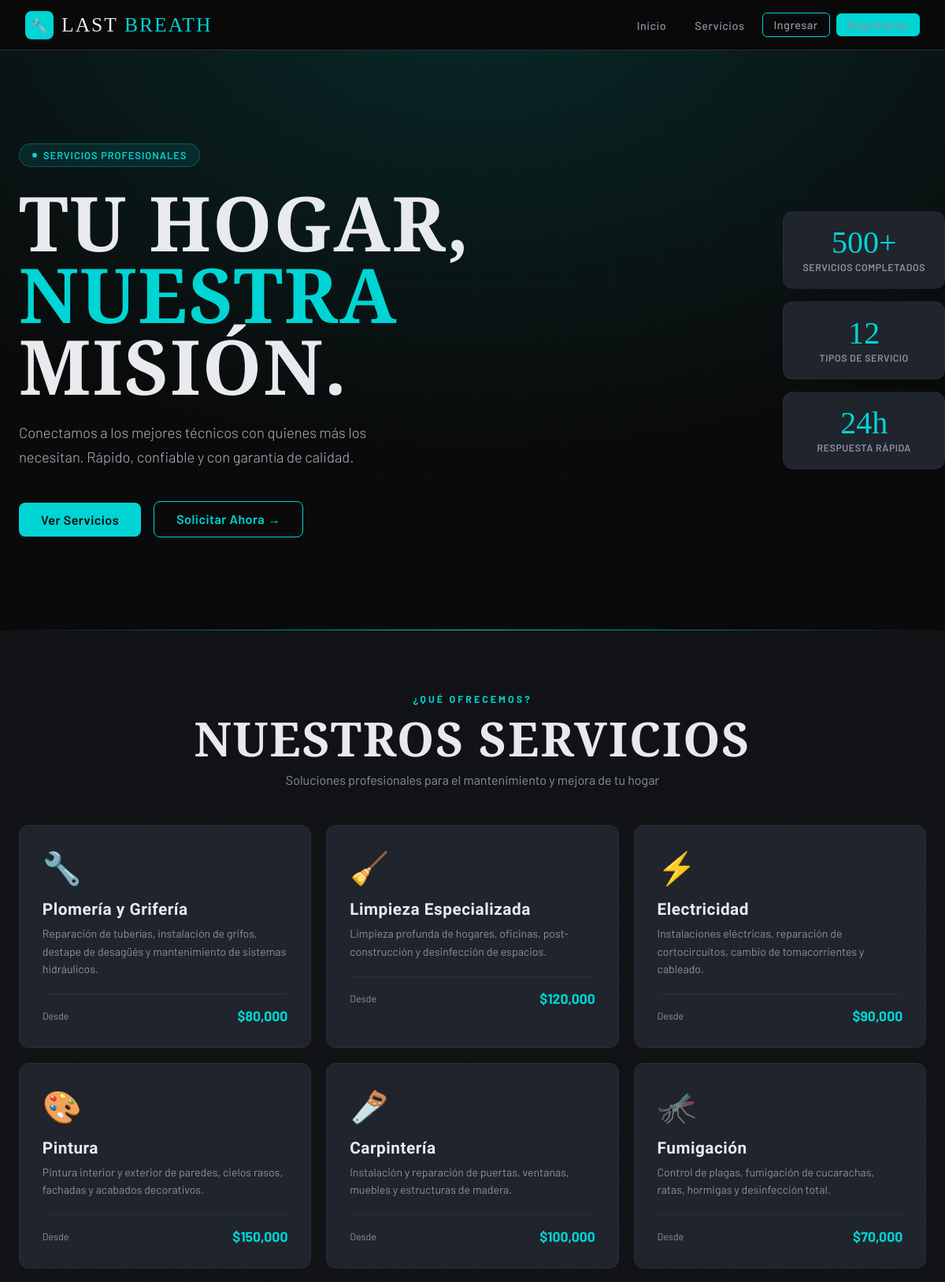
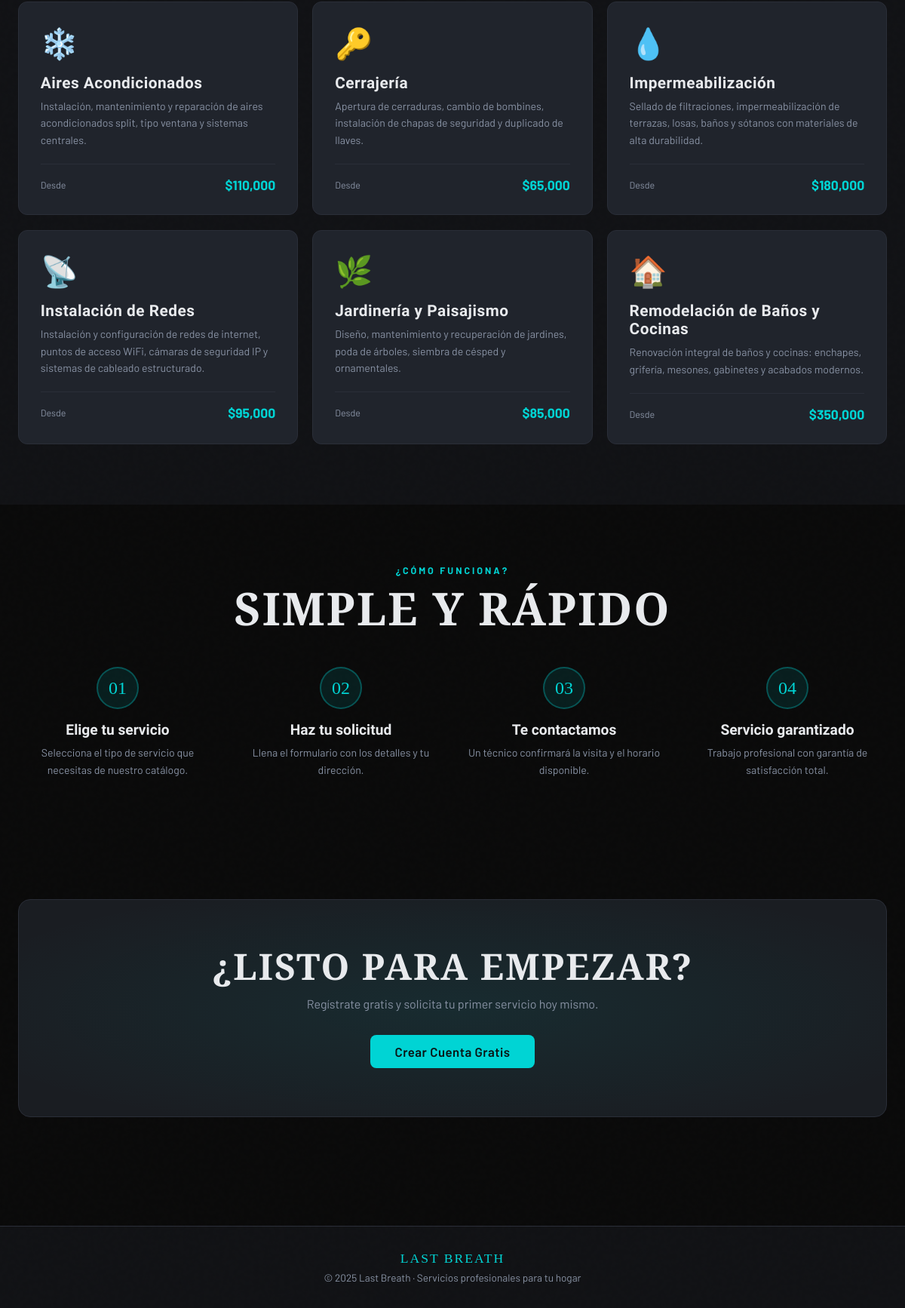
The page / on the database its author committed (2 pictures, top to bottom).
### tables this page shows
CREATE TABLE servicios (
            id INTEGER PRIMARY KEY AUTOINCREMENT,
            nombre TEXT NOT NULL,
            descripcion TEXT,
            icono TEXT,
            precio_base REAL DEFAULT 0,
            disponible INTEGER DEFAULT 1
        );

### src/controllers/web_controller.py (the view)
def index():
    conn = get_db()
    servicios = [dict(r) for r in conn.execute(
        "SELECT * FROM servicios WHERE disponible=1"
    ).fetchall()]
    conn.close()
    return render_template('index.html', servicios=servicios)

### src/config/database.py (called while the page is built)
def get_db():
    conn = sqlite3.connect(DB_PATH)
    conn.row_factory = sqlite3.Row
    conn.execute("PRAGMA foreign_keys = ON")
    return conn

### src/config/logger.py (called while the page is built)
def log_request(method: str, url: str, status: int, duration_ms: float, ip: str, user_agent: str):
    import json
    logger.debug(json.dumps({
        "type": "http",
        "method": method,
        "url": url,
        "status": status,
        "duration": f"{duration_ms:.1f}ms",
        "ip": ip,
        "user_agent": user_agent
    }))

### templates/index.html (shortened to what this page needs)
{% extends "base.html" %}
{% block content %}
<section class="hero">
    <div class="hero-grid"></div>
    <div class="container" style="position:relative;z-index:1; display:flex; justify-content:space-between; align-items:center; width:100%;">
        <div class="hero-content">
            <div class="hero-tag">Servicios Profesionales</div>
            <h1>
                TU HOGAR,<br>
                <span class="line-accent">NUESTRA</span><br>
                MISIÓN.
            </h1>
            <p>Conectamos a los mejores técnicos con quienes más los necesitan. Rápido, confiable y con garantía de calidad.</p>
            <div class="hero-cta">
                <a href="/servicios" class="btn btn-primary">Ver Servicios</a>
                <a href="/solicitar" class="btn btn-outline">Solicitar Ahora →</a>
            </div>
        </div>
        <div class="hero-stats">
            <div class="stat-card">
                <div class="num">500+</div>
                <div class="label">Servicios Completados</div>
            </div>
            <div class="stat-card">
                <div class="num">12</div>
                <div class="label">Tipos de Servicio</div>
            </div>
            <div class="stat-card">
                <div class="num">24h</div>
                <div class="label">Respuesta Rápida</div>
            </div>
        </div>
    </div>
</section>
<section class="section" style="background: var(--dark);">
    <div class="container">
        <div class="section-header">
            <div class="section-label">¿Qué ofrecemos?</div>
            <h2>NUESTROS SERVICIOS</h2>
            <p class="sub">Soluciones profesionales para el mantenimiento y mejora de tu hogar</p>
        </div>
        <div class="services-grid">
            {% for servicio in servicios %}
            <a href="/solicitar?servicio_id={{ servicio.id }}" class="service-card">
                <span class="service-icon">{{ servicio.icono }}</span>
                <h3>{{ servicio.nombre }}</h3>
                <p>{{ servicio.descripcion }}</p>
                <div class="service-price">
                    <span class="price-label">Desde</span>
                    <span class="price-value">${{ "{:,.0f}".format(servicio.precio_base) }}</span>
                </div>
            </a>
            {% endfor %}
        </div>
    </div>
</section>
<section class="section">
    <div class="container">
        <div class="section-header">
            <div class="section-label">¿Cómo funciona?</div>
            <h2>SIMPLE Y RÁPIDO</h2>
        </div>
        <div class="steps">
            <div class="step">
                <div class="step-num">01</div>
                <h3>Elige tu servicio</h3>
                <p>Selecciona el tipo de servicio que necesitas de nuestro catálogo.</p>
            </div>
            <div class="step">
                <div class="step-num">02</div>
                <h3>Haz tu solicitud</h3>
                <p>Llena el formulario con los detalles y tu dirección.</p>
            </div>
            <div class="step">
                <div class="step-num">03</div>
                <h3>Te contactamos</h3>
                <p>Un técnico confirmará la visita y el horario disponible.</p>
            </div>
            <div class="step">
                <div class="step-num">04</div>
                <h3>Servicio garantizado</h3>
                <p>Trabajo profesional con garantía de satisfacción total.</p>
            </div>
        </div>
    </div>
</section>
<section class="section">
    <div class="container">
        <div class="cta-section">
            <h2>¿LISTO PARA EMPEZAR?</h2>
            <p>Regístrate gratis y solicita tu primer servicio hoy mismo.</p>
            <a href="/registro" class="btn btn-primary" style="font-size:1.05rem;padding:12px 32px;">
                Crear Cuenta Gratis
            </a>
        </div>
    </div>
</section>
{% endblock %}

### templates/base.html (shortened to what this page needs)
<!DOCTYPE html>
<html lang="es">
<head>
</head>
<body>
    <nav class="navbar">
        <a href="/" class="nav-brand">
            <div class="icon">🔧</div>
            <span class="name">LAST<span> BREATH</span></span>
        </a>
        <ul class="nav-links">
            <li><a href="/">Inicio</a></li>
            <li><a href="/servicios">Servicios</a></li>
            {% if session.get('user_id') %}
            <li><a href="/mis-solicitudes">Mis Solicitudes</a></li>
            <li><a href="/solicitar" class="btn btn-primary">Solicitar</a></li>
            <li><a href="/logout" class="btn btn-ghost">Salir</a></li>
            {% else %}
            <li><a href="/login" class="btn btn-outline">Ingresar</a></li>
            <li><a href="/registro" class="btn btn-primary">Registrarse</a></li>
            {% endif %}
        </ul>
    </nav>
    <main>
        {% block content %}{% endblock %}
    </main>
    <footer>
        <div class="brand">LAST BREATH</div>
        <p style="margin-top:6px">© 2025 Last Breath · Servicios profesionales para tu hogar</p>
    </footer>
</body>
</html>

### templates/base.html (style rules this page uses)
:root { --black: #0a0a0a; --dark: #111215; --surface: #1a1d22; --card: #20242c; --border: #2a2e38; --cyan: #00d4d4; --cyan-dim: #00a8a8; --amber: #f5a623; --green: #2ecc71; --red: #e74c3c; --text: #e8eaed; --muted: #8892a4; --light-muted: #b0b8c8; }
* { margin: 0; padding: 0; box-sizing: border-box; }
body { font-family: 'Barlow', sans-serif; background: var(--black); color: var(--text); min-height: 100vh; overflow-x: hidden; }
.navbar { background: rgba(10,10,10,0.95); backdrop-filter: blur(20px); border-bottom: 1px solid var(--border); padding: 0 2rem; height: 64px; display: flex; align-items: center; justify-content: space-between; position: sticky; top: 0; z-index: 100; }
.nav-brand { display: flex; align-items: center; gap: 10px; text-decoration: none; }
.nav-brand .icon { width: 36px; height: 36px; background: var(--cyan); border-radius: 8px; display: flex; align-items: center; justify-content: center; font-size: 18px; }
.nav-brand .name { font-family: 'Playfair Display', 'Times New Roman', Georgia, serif; font-size: 1.6rem; letter-spacing: 2px; color: var(--text); }
.nav-brand .name span { color: var(--cyan); }
.nav-links { display: flex; align-items: center; gap: 0.5rem; list-style: none; }
.nav-links a { color: var(--muted); text-decoration: none; font-weight: 500; font-size: 0.9rem; letter-spacing: 0.5px; padding: 6px 14px; border-radius: 6px; transition: all 0.2s; }
.btn { display: inline-flex; align-items: center; gap: 6px; padding: 8px 20px; border-radius: 8px; font-family: 'Barlow', sans-serif; font-weight: 600; font-size: 0.9rem; letter-spacing: 0.5px; cursor: pointer; border: none; text-decoration: none; transition: all 0.2s; }
.btn-primary { background: var(--cyan); color: var(--black); }
.btn-outline { background: transparent; color: var(--cyan); border: 1px solid var(--cyan); }
.container { max-width: 1200px; margin: 0 auto; padding: 0 1.5rem; }
footer { background: var(--dark); border-top: 1px solid var(--border); padding: 2rem; text-align: center; color: var(--muted); font-size: 0.85rem; margin-top: 4rem; }
footer .brand { color: var(--cyan); font-family: 'Playfair Display', serif; font-size: 1.1rem; letter-spacing: 2px; }
body::before { content: ''; position: fixed; inset: 0; pointer-events: none; z-index: 0; opacity: 0.4; }

### rows shown on the page
servicios: icono "🔧", nombre "Plomería y Grifería", descripcion "Reparación de tuberías, instalación de grifos, destape de desagüés y mantenimiento de sistemas hidráulicos.", precio_base "80,000"
servicios: icono "🧹", nombre "Limpieza Especializada", descripcion "Limpieza profunda de hogares, oficinas, post-construcción y desinfección de espacios.", precio_base "120,000"
servicios: icono "⚡", nombre "Electricidad", descripcion "Instalaciones eléctricas, reparación de cortocircuitos, cambio de tomacorrientes y cableado.", precio_base "90,000"
servicios: icono "🎨", nombre "Pintura", descripcion "Pintura interior y exterior de paredes, cielos rasos, fachadas y acabados decorativos.", precio_base "150,000"
servicios: icono "🪚", nombre "Carpintería", descripcion "Instalación y reparación de puertas, ventanas, muebles y estructuras de madera.", precio_base "100,000"
servicios: icono "🦟", nombre "Fumigación", descripcion "Control de plagas, fumigación de cucarachas, ratas, hormigas y desinfección total.", precio_base "70,000"
servicios: icono "❄️", nombre "Aires Acondicionados", descripcion "Instalación, mantenimiento y reparación de aires acondicionados split, tipo ventana y sistemas centrales.", precio_base "110,000"
servicios: icono "🔑", nombre "Cerrajería", descripcion "Apertura de cerraduras, cambio de bombines, instalación de chapas de seguridad y duplicado de llaves.", precio_base "65,000"
servicios: icono "💧", nombre "Impermeabilización", descripcion "Sellado de filtraciones, impermeabilización de terrazas, losas, baños y sótanos con materiales de alta durabilidad.", precio_base "180,000"
servicios: icono "📡", nombre "Instalación de Redes", descripcion "Instalación y configuración de redes de internet, puntos de acceso WiFi, cámaras de seguridad IP y sistemas de cableado estructurado.", precio_base "95,000"
servicios: icono "🌿", nombre "Jardinería y Paisajismo", descripcion "Diseño, mantenimiento y recuperación de jardines, poda de árboles, siembra de césped y ornamentales.", precio_base "85,000"
servicios: icono "🏠", nombre "Remodelación de Baños y Cocinas", descripcion "Renovación integral de baños y cocinas: enchapes, grifería, mesones, gabinetes y acabados modernos.", precio_base "350,000"
